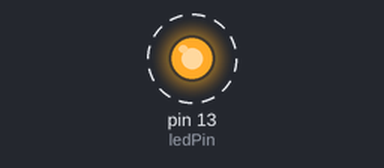
Simulated run of this sketch. Board: Arduino Uno, built with avr-gcc and run on an emulated ATmega328P. On the bench: output pins drawn as LEDs (lit = HIGH). Dashed ring = blinking.

Above: at 0.5 s.
Timing chart, 0 to 4.6 s (numbered marks = the images above):
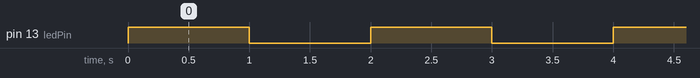

The sketch:

_3_variable_declaration.ino
```cpp
int ledPin=13;
int delayPeriod=1000;
void setup()
{
  pinMode (ledPin,OUTPUT);
}

void loop()
{
  digitalWrite(ledPin, HIGH);
  delay (delayPeriod);               //1000 means 1 seccond
  digitalWrite(ledPin, LOW);
  delay (delayPeriod);
}
```

Measured:
- by itself, pin 13 (ledPin): alternates HIGH for 1.0 s and LOW for 1.0 s
